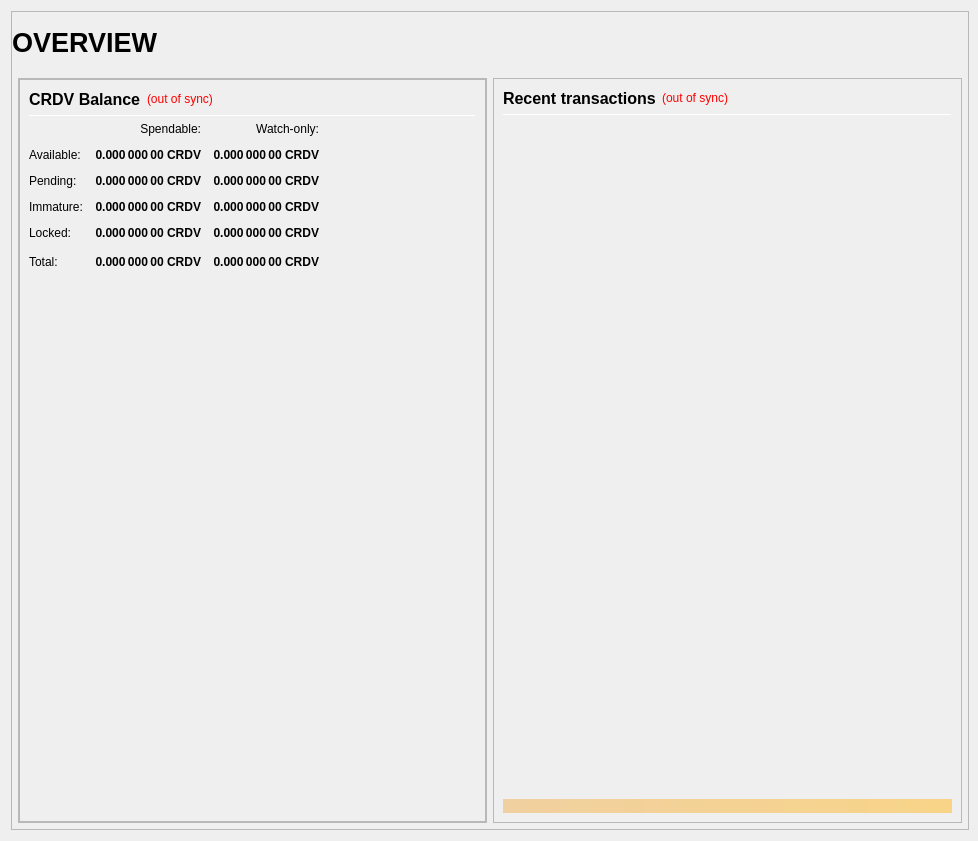
<?xml version="1.0" encoding="UTF-8"?>
<ui version="4.0">
 <class>OverviewPage</class>
 <widget class="QWidget" name="OverviewPage">
  <property name="geometry">
   <rect>
    <x>0</x>
    <y>0</y>
    <width>978</width>
    <height>841</height>
   </rect>
  </property>
  <property name="minimumSize">
   <size>
    <width>960</width>
    <height>682</height>
   </size>
  </property>
  <property name="windowTitle">
   <string>Form</string>
  </property>
  <layout class="QVBoxLayout" name="topLayout" stretch="1">
   <property name="rightMargin">
    <number>9</number>
   </property>
   <item>
    <widget class="QFrame" name="frame_BG">
     <property name="minimumSize">
      <size>
       <width>850</width>
       <height>610</height>
      </size>
     </property>
     <property name="maximumSize">
      <size>
       <width>16777215</width>
       <height>16777215</height>
      </size>
     </property>
     <property name="frameShape">
      <enum>QFrame::StyledPanel</enum>
     </property>
     <property name="frameShadow">
      <enum>QFrame::Raised</enum>
     </property>
     <layout class="QVBoxLayout" name="verticalLayout_3" stretch="1">
      <property name="leftMargin">
       <number>0</number>
      </property>
      <property name="topMargin">
       <number>0</number>
      </property>
      <property name="rightMargin">
       <number>0</number>
      </property>
      <property name="bottomMargin">
       <number>6</number>
      </property>
      <item>
       <layout class="QVBoxLayout" name="verticalLayout_Master" stretch="0,1">
        <property name="leftMargin">
         <number>0</number>
        </property>
        <property name="topMargin">
         <number>0</number>
        </property>
        <property name="rightMargin">
         <number>0</number>
        </property>
        <property name="bottomMargin">
         <number>0</number>
        </property>
        <item>
         <widget class="QFrame" name="frame_Header">
          <layout class="QVBoxLayout" name="verticalLayout_Header" stretch="0">
           <property name="leftMargin">
            <number>0</number>
           </property>
           <property name="topMargin">
            <number>0</number>
           </property>
           <property name="rightMargin">
            <number>0</number>
           </property>
           <property name="bottomMargin">
            <number>0</number>
           </property>
           <item>
            <layout class="QHBoxLayout" name="horizontalLayout_Header" stretch="1,0,1">
             <property name="spacing">
              <number>6</number>
             </property>
             <item>
              <widget class="QLabel" name="labelOverviewHeaderLeft">
               <property name="minimumSize">
                <size>
                 <width>464</width>
                 <height>60</height>
                </size>
               </property>
               <property name="maximumSize">
                <size>
                 <width>16777215</width>
                 <height>60</height>
                </size>
               </property>
               <property name="font">
                <font>
                 <pointsize>20</pointsize>
                 <weight>75</weight>
                 <bold>true</bold>
                </font>
               </property>
               <property name="text">
                <string>OVERVIEW</string>
               </property>
               <property name="alignment">
                <set>Qt::AlignLeading|Qt::AlignLeft|Qt::AlignVCenter</set>
               </property>
              </widget>
             </item>
             <item>
              <spacer name="horizontalSpacer_Header">
               <property name="orientation">
                <enum>Qt::Horizontal</enum>
               </property>
               <property name="sizeHint" stdset="0">
                <size>
                 <width>40</width>
                 <height>20</height>
                </size>
               </property>
              </spacer>
             </item>
             <item>
              <widget class="QLabel" name="labelOverviewHeaderRight">
               <property name="minimumSize">
                <size>
                 <width>464</width>
                 <height>60</height>
                </size>
               </property>
               <property name="maximumSize">
                <size>
                 <width>16777215</width>
                 <height>60</height>
                </size>
               </property>
               <property name="font">
                <font>
                 <pointsize>14</pointsize>
                </font>
               </property>
               <property name="text">
                <string/>
               </property>
               <property name="alignment">
                <set>Qt::AlignRight|Qt::AlignTrailing|Qt::AlignVCenter</set>
               </property>
              </widget>
             </item>
            </layout>
           </item>
          </layout>
         </widget>
        </item>
        <item>
         <widget class="QFrame" name="frame_Content">
          <layout class="QVBoxLayout" name="verticalLayout_Content">
           <property name="leftMargin">
            <number>6</number>
           </property>
           <property name="topMargin">
            <number>0</number>
           </property>
           <property name="rightMargin">
            <number>6</number>
           </property>
           <property name="bottomMargin">
            <number>0</number>
           </property>
           <item>
            <layout class="QHBoxLayout" name="horizontalLayout_Content" stretch="1,1">
             <property name="spacing">
              <number>6</number>
             </property>
             <item>
              <layout class="QVBoxLayout" name="verticalLayout_left" stretch="1">
               <item>
                <widget class="QFrame" name="frameObfuscation">
                 <property name="minimumSize">
                  <size>
                   <width>0</width>
                   <height>0</height>
                  </size>
                 </property>
                 <property name="frameShape">
                  <enum>QFrame::StyledPanel</enum>
                 </property>
                 <property name="frameShadow">
                  <enum>QFrame::Raised</enum>
                 </property>
                 <layout class="QVBoxLayout" name="verticalLayout" stretch="0">
                  <property name="leftMargin">
                   <number>0</number>
                  </property>
                  <property name="topMargin">
                   <number>0</number>
                  </property>
                  <property name="rightMargin">
                   <number>0</number>
                  </property>
                  <property name="bottomMargin">
                   <number>0</number>
                  </property>
                  <item>
                   <widget class="QFrame" name="frame_Balances">
                    <property name="frameShape">
                     <enum>QFrame::StyledPanel</enum>
                    </property>
                    <property name="frameShadow">
                     <enum>QFrame::Raised</enum>
                    </property>
                    <layout class="QVBoxLayout" name="verticalLayout_4">
                     <item>
                      <layout class="QHBoxLayout" name="horizontalLayout_4">
                       <item>
                        <widget class="QLabel" name="label_5">
                         <property name="minimumSize">
                          <size>
                           <width>0</width>
                           <height>20</height>
                          </size>
                         </property>
                         <property name="font">
                          <font>
                           <pointsize>12</pointsize>
                           <weight>75</weight>
                           <bold>true</bold>
                          </font>
                         </property>
                         <property name="text">
                          <string>CRDV Balance</string>
                         </property>
                        </widget>
                       </item>
                       <item>
                        <widget class="QLabel" name="labelWalletStatus">
                         <property name="cursor">
                          <cursorShape>WhatsThisCursor</cursorShape>
                         </property>
                         <property name="toolTip">
                          <string>The displayed information may be out of date. Your wallet automatically synchronizes with the Cryptodev network after a connection is established, but this process has not completed yet.</string>
                         </property>
                         <property name="styleSheet">
                          <string notr="true">QLabel { color: red; }</string>
                         </property>
                         <property name="text">
                          <string notr="true">(out of sync)</string>
                         </property>
                         <property name="alignment">
                          <set>Qt::AlignLeading|Qt::AlignLeft|Qt::AlignVCenter</set>
                         </property>
                        </widget>
                       </item>
                       <item>
                        <spacer name="horizontalSpacer_3">
                         <property name="orientation">
                          <enum>Qt::Horizontal</enum>
                         </property>
                         <property name="sizeHint" stdset="0">
                          <size>
                           <width>40</width>
                           <height>20</height>
                          </size>
                         </property>
                        </spacer>
                       </item>
                      </layout>
                     </item>
                     <item>
                      <widget class="Line" name="line_Balance">
                       <property name="minimumSize">
                        <size>
                         <width>0</width>
                         <height>1</height>
                        </size>
                       </property>
                       <property name="maximumSize">
                        <size>
                         <width>16777215</width>
                         <height>1</height>
                        </size>
                       </property>
                       <property name="orientation">
                        <enum>Qt::Horizontal</enum>
                       </property>
                      </widget>
                     </item>
                     <item>
                      <layout class="QGridLayout" name="gridLayout">
                       <property name="spacing">
                        <number>12</number>
                       </property>
                       <item row="0" column="1">
                        <widget class="QLabel" name="labelSpendable">
                         <property name="text">
                          <string>Spendable:</string>
                         </property>
                         <property name="alignment">
                          <set>Qt::AlignRight|Qt::AlignTrailing|Qt::AlignVCenter</set>
                         </property>
                        </widget>
                       </item>
                       <item row="0" column="2">
                        <widget class="QLabel" name="labelWatchonly">
                         <property name="text">
                          <string>Watch-only:</string>
                         </property>
                         <property name="alignment">
                          <set>Qt::AlignRight|Qt::AlignTrailing|Qt::AlignVCenter</set>
                         </property>
                        </widget>
                       </item>
                       <item row="1" column="0">
                        <widget class="QLabel" name="labelBalanceText">
                         <property name="text">
                          <string>Available:</string>
                         </property>
                        </widget>
                       </item>
                       <item row="1" column="1">
                        <widget class="QLabel" name="labelBalance">
                         <property name="font">
                          <font>
                           <weight>75</weight>
                           <bold>true</bold>
                          </font>
                         </property>
                         <property name="cursor">
                          <cursorShape>IBeamCursor</cursorShape>
                         </property>
                         <property name="toolTip">
                          <string>Your current spendable balance</string>
                         </property>
                         <property name="text">
                          <string notr="true">0.000 000 00 CRDV</string>
                         </property>
                         <property name="alignment">
                          <set>Qt::AlignRight|Qt::AlignTrailing|Qt::AlignVCenter</set>
                         </property>
                         <property name="textInteractionFlags">
                          <set>Qt::LinksAccessibleByMouse|Qt::TextSelectableByKeyboard|Qt::TextSelectableByMouse</set>
                         </property>
                        </widget>
                       </item>
                       <item row="1" column="2">
                        <widget class="QLabel" name="labelWatchAvailable">
                         <property name="font">
                          <font>
                           <weight>75</weight>
                           <bold>true</bold>
                          </font>
                         </property>
                         <property name="cursor">
                          <cursorShape>IBeamCursor</cursorShape>
                         </property>
                         <property name="toolTip">
                          <string>Your current balance in watch-only addresses</string>
                         </property>
                         <property name="text">
                          <string notr="true">0.000 000 00 CRDV</string>
                         </property>
                         <property name="alignment">
                          <set>Qt::AlignRight|Qt::AlignTrailing|Qt::AlignVCenter</set>
                         </property>
                         <property name="textInteractionFlags">
                          <set>Qt::LinksAccessibleByMouse|Qt::TextSelectableByKeyboard|Qt::TextSelectableByMouse</set>
                         </property>
                        </widget>
                       </item>
                       <item row="2" column="0">
                        <widget class="QLabel" name="labelPendingText">
                         <property name="text">
                          <string>Pending:</string>
                         </property>
                        </widget>
                       </item>
                       <item row="2" column="1">
                        <widget class="QLabel" name="labelUnconfirmed">
                         <property name="font">
                          <font>
                           <weight>75</weight>
                           <bold>true</bold>
                          </font>
                         </property>
                         <property name="cursor">
                          <cursorShape>IBeamCursor</cursorShape>
                         </property>
                         <property name="toolTip">
                          <string>Total of transactions that have yet to be confirmed, and do not yet count toward the spendable balance</string>
                         </property>
                         <property name="text">
                          <string notr="true">0.000 000 00 CRDV</string>
                         </property>
                         <property name="alignment">
                          <set>Qt::AlignRight|Qt::AlignTrailing|Qt::AlignVCenter</set>
                         </property>
                         <property name="textInteractionFlags">
                          <set>Qt::LinksAccessibleByMouse|Qt::TextSelectableByKeyboard|Qt::TextSelectableByMouse</set>
                         </property>
                        </widget>
                       </item>
                       <item row="2" column="2">
                        <widget class="QLabel" name="labelWatchPending">
                         <property name="font">
                          <font>
                           <weight>75</weight>
                           <bold>true</bold>
                          </font>
                         </property>
                         <property name="cursor">
                          <cursorShape>IBeamCursor</cursorShape>
                         </property>
                         <property name="toolTip">
                          <string>Unconfirmed transactions to watch-only addresses</string>
                         </property>
                         <property name="text">
                          <string notr="true">0.000 000 00 CRDV</string>
                         </property>
                         <property name="alignment">
                          <set>Qt::AlignRight|Qt::AlignTrailing|Qt::AlignVCenter</set>
                         </property>
                         <property name="textInteractionFlags">
                          <set>Qt::LinksAccessibleByMouse|Qt::TextSelectableByKeyboard|Qt::TextSelectableByMouse</set>
                         </property>
                        </widget>
                       </item>
                       <item row="3" column="0">
                        <widget class="QLabel" name="labelImmatureText">
                         <property name="text">
                          <string>Immature:</string>
                         </property>
                        </widget>
                       </item>
                       <item row="3" column="1">
                        <widget class="QLabel" name="labelImmature">
                         <property name="font">
                          <font>
                           <weight>75</weight>
                           <bold>true</bold>
                          </font>
                         </property>
                         <property name="cursor">
                          <cursorShape>IBeamCursor</cursorShape>
                         </property>
                         <property name="toolTip">
                          <string>Staked or masternode rewards that has not yet matured</string>
                         </property>
                         <property name="text">
                          <string notr="true">0.000 000 00 CRDV</string>
                         </property>
                         <property name="alignment">
                          <set>Qt::AlignRight|Qt::AlignTrailing|Qt::AlignVCenter</set>
                         </property>
                         <property name="textInteractionFlags">
                          <set>Qt::LinksAccessibleByMouse|Qt::TextSelectableByKeyboard|Qt::TextSelectableByMouse</set>
                         </property>
                        </widget>
                       </item>
                       <item row="3" column="2">
                        <widget class="QLabel" name="labelWatchImmature">
                         <property name="font">
                          <font>
                           <weight>75</weight>
                           <bold>true</bold>
                          </font>
                         </property>
                         <property name="cursor">
                          <cursorShape>IBeamCursor</cursorShape>
                         </property>
                         <property name="toolTip">
                          <string>Staked or masternode rewards in watch-only addresses that has not yet matured</string>
                         </property>
                         <property name="text">
                          <string notr="true">0.000 000 00 CRDV</string>
                         </property>
                         <property name="alignment">
                          <set>Qt::AlignRight|Qt::AlignTrailing|Qt::AlignVCenter</set>
                         </property>
                         <property name="textInteractionFlags">
                          <set>Qt::LinksAccessibleByMouse|Qt::TextSelectableByKeyboard|Qt::TextSelectableByMouse</set>
                         </property>
                        </widget>
                       </item>
                       <item row="4" column="0">
                        <widget class="QLabel" name="labelLockedBalanceText">
                         <property name="toolTip">
                          <string>Locked CRDV or Masternode collaterals. These are excluded from staking.</string>
                         </property>
                         <property name="text">
                          <string>Locked:</string>
                         </property>
                        </widget>
                       </item>
                       <item row="4" column="1">
                        <widget class="QLabel" name="labelLockedBalance">
                         <property name="font">
                          <font>
                           <weight>75</weight>
                           <bold>true</bold>
                          </font>
                         </property>
                         <property name="cursor">
                          <cursorShape>IBeamCursor</cursorShape>
                         </property>
                         <property name="toolTip">
                          <string>Locked CRDV or Masternode collaterals. These are excluded from staking.</string>
                         </property>
                         <property name="text">
                          <string notr="true">0.000 000 00 CRDV</string>
                         </property>
                         <property name="alignment">
                          <set>Qt::AlignRight|Qt::AlignTrailing|Qt::AlignVCenter</set>
                         </property>
                         <property name="textInteractionFlags">
                          <set>Qt::LinksAccessibleByMouse|Qt::TextSelectableByKeyboard|Qt::TextSelectableByMouse</set>
                         </property>
                        </widget>
                       </item>
                       <item row="4" column="2">
                        <widget class="QLabel" name="labelWatchLocked">
                         <property name="font">
                          <font>
                           <weight>75</weight>
                           <bold>true</bold>
                          </font>
                         </property>
                         <property name="cursor">
                          <cursorShape>IBeamCursor</cursorShape>
                         </property>
                         <property name="toolTip">
                          <string>Current locked balance in watch-only addresses</string>
                         </property>
                         <property name="text">
                          <string notr="true">0.000 000 00 CRDV</string>
                         </property>
                         <property name="alignment">
                          <set>Qt::AlignRight|Qt::AlignTrailing|Qt::AlignVCenter</set>
                         </property>
                         <property name="textInteractionFlags">
                          <set>Qt::LinksAccessibleByMouse|Qt::TextSelectableByKeyboard|Qt::TextSelectableByMouse</set>
                         </property>
                        </widget>
                       </item>
                       <item row="5" column="0">
                        <widget class="QLabel" name="labelTotalText">
                         <property name="toolTip">
                          <string>Your current Cryptodev balance, unconfirmed and immature transactions included</string>
                         </property>
                         <property name="text">
                          <string>Total:</string>
                         </property>
                        </widget>
                       </item>
                       <item row="5" column="1">
                        <widget class="QLabel" name="labelTotal">
                         <property name="font">
                          <font>
                           <weight>75</weight>
                           <bold>true</bold>
                          </font>
                         </property>
                         <property name="cursor">
                          <cursorShape>IBeamCursor</cursorShape>
                         </property>
                         <property name="toolTip">
                          <string>Your current Cryptodev balance, unconfirmed and immature transactions included</string>
                         </property>
                         <property name="text">
                          <string notr="true">0.000 000 00 CRDV</string>
                         </property>
                         <property name="alignment">
                          <set>Qt::AlignRight|Qt::AlignTrailing|Qt::AlignVCenter</set>
                         </property>
                         <property name="textInteractionFlags">
                          <set>Qt::LinksAccessibleByMouse|Qt::TextSelectableByKeyboard|Qt::TextSelectableByMouse</set>
                         </property>
                        </widget>
                       </item>
                       <item row="5" column="2">
                        <widget class="QLabel" name="labelWatchTotal">
                         <property name="font">
                          <font>
                           <weight>75</weight>
                           <bold>true</bold>
                          </font>
                         </property>
                         <property name="cursor">
                          <cursorShape>IBeamCursor</cursorShape>
                         </property>
                         <property name="toolTip">
                          <string>Current total balance in watch-only addresses</string>
                         </property>
                         <property name="text">
                          <string notr="true">0.000 000 00 CRDV</string>
                         </property>
                         <property name="alignment">
                          <set>Qt::AlignRight|Qt::AlignTrailing|Qt::AlignVCenter</set>
                         </property>
                         <property name="textInteractionFlags">
                          <set>Qt::LinksAccessibleByMouse|Qt::TextSelectableByKeyboard|Qt::TextSelectableByMouse</set>
                         </property>
                        </widget>
                       </item>
                       <item row="5" column="3">
                        <spacer name="horizontalSpacer_9">
                         <property name="orientation">
                          <enum>Qt::Horizontal</enum>
                         </property>
                         <property name="sizeHint" stdset="0">
                          <size>
                           <width>40</width>
                           <height>20</height>
                          </size>
                         </property>
                        </spacer>
                       </item>
                      </layout>
                     </item>
                     <item>
                      <spacer name="verticalSpacer_3">
                       <property name="orientation">
                        <enum>Qt::Vertical</enum>
                       </property>
                       <property name="sizeHint" stdset="0">
                        <size>
                         <width>20</width>
                         <height>40</height>
                        </size>
                       </property>
                      </spacer>
                     </item>
                    </layout>
                   </widget>
                  </item>
                 </layout>
                </widget>
               </item>
              </layout>
             </item>
             <item>
              <layout class="QVBoxLayout" name="verticalLayout_right" stretch="1">
               <item>
                <widget class="QFrame" name="frame_RecentTransactions">
                 <property name="minimumSize">
                  <size>
                   <width>0</width>
                   <height>0</height>
                  </size>
                 </property>
                 <property name="frameShape">
                  <enum>QFrame::StyledPanel</enum>
                 </property>
                 <property name="frameShadow">
                  <enum>QFrame::Raised</enum>
                 </property>
                 <layout class="QVBoxLayout" name="verticalLayout_1" stretch="0,0,0,0,0">
                  <item>
                   <layout class="QHBoxLayout" name="horizontalLayout_2">
                    <item>
                     <widget class="QLabel" name="label_4">
                      <property name="minimumSize">
                       <size>
                        <width>0</width>
                        <height>20</height>
                       </size>
                      </property>
                      <property name="font">
                       <font>
                        <pointsize>12</pointsize>
                        <weight>75</weight>
                        <bold>true</bold>
                       </font>
                      </property>
                      <property name="text">
                       <string>Recent transactions</string>
                      </property>
                     </widget>
                    </item>
                    <item>
                     <widget class="QLabel" name="labelTransactionsStatus">
                      <property name="cursor">
                       <cursorShape>WhatsThisCursor</cursorShape>
                      </property>
                      <property name="toolTip">
                       <string>The displayed information may be out of date. Your wallet automatically synchronizes with the Cryptodev network after a connection is established, but this process has not completed yet.</string>
                      </property>
                      <property name="styleSheet">
                       <string notr="true">QLabel { color: red; }</string>
                      </property>
                      <property name="text">
                       <string notr="true">(out of sync)</string>
                      </property>
                      <property name="alignment">
                       <set>Qt::AlignRight|Qt::AlignTrailing|Qt::AlignVCenter</set>
                      </property>
                     </widget>
                    </item>
                    <item>
                     <spacer name="horizontalSpacer">
                      <property name="orientation">
                       <enum>Qt::Horizontal</enum>
                      </property>
                      <property name="sizeHint" stdset="0">
                       <size>
                        <width>40</width>
                        <height>20</height>
                       </size>
                      </property>
                     </spacer>
                    </item>
                   </layout>
                  </item>
                  <item>
                   <widget class="Line" name="line">
                    <property name="minimumSize">
                     <size>
                      <width>0</width>
                      <height>1</height>
                     </size>
                    </property>
                    <property name="maximumSize">
                     <size>
                      <width>16777215</width>
                      <height>1</height>
                     </size>
                    </property>
                    <property name="orientation">
                     <enum>Qt::Horizontal</enum>
                    </property>
                   </widget>
                  </item>
                  <item>
                   <widget class="QListView" name="listTransactions">
                    <property name="minimumSize">
                     <size>
                      <width>0</width>
                      <height>0</height>
                     </size>
                    </property>
                    <property name="styleSheet">
                     <string notr="true">QListView { background: transparent; }</string>
                    </property>
                    <property name="frameShape">
                     <enum>QFrame::NoFrame</enum>
                    </property>
                    <property name="verticalScrollBarPolicy">
                     <enum>Qt::ScrollBarAlwaysOff</enum>
                    </property>
                    <property name="horizontalScrollBarPolicy">
                     <enum>Qt::ScrollBarAlwaysOff</enum>
                    </property>
                    <property name="selectionMode">
                     <enum>QAbstractItemView::NoSelection</enum>
                    </property>
                   </widget>
                  </item>
                  <item>
                   <spacer name="verticalSpacer_2">
                    <property name="orientation">
                     <enum>Qt::Vertical</enum>
                    </property>
                    <property name="sizeType">
                     <enum>QSizePolicy::Expanding</enum>
                    </property>
                    <property name="sizeHint" stdset="0">
                     <size>
                      <width>20</width>
                      <height>40</height>
                     </size>
                    </property>
                   </spacer>
                  </item>
                  <item>
                   <widget class="QLabel" name="labelAlerts">
                    <property name="maximumSize">
                     <size>
                      <width>16777215</width>
                      <height>16777215</height>
                     </size>
                    </property>
                    <property name="styleSheet">
                     <string notr="true">background-color: qlineargradient(x1: 0, y1: 0, x2: 1, y2: 0, stop:0 #F0D0A0, stop:1 #F8D488); color:#000000;</string>
                    </property>
                    <property name="text">
                     <string/>
                    </property>
                    <property name="wordWrap">
                     <bool>true</bool>
                    </property>
                    <property name="margin">
                     <number>3</number>
                    </property>
                   </widget>
                  </item>
                 </layout>
                </widget>
               </item>
              </layout>
             </item>
            </layout>
           </item>
          </layout>
         </widget>
        </item>
       </layout>
      </item>
     </layout>
    </widget>
   </item>
  </layout>
 </widget>
 <resources/>
 <connections/>
</ui>
